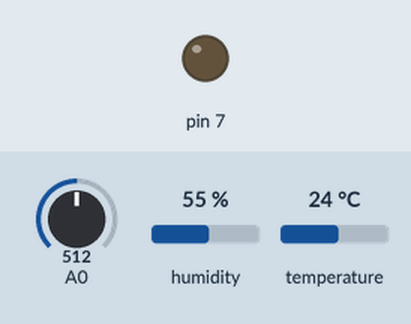
This sketch was run on a simulated Arduino Uno, built with avr-gcc and run on an emulated ATmega328P. Shown: output pins drawn as LEDs (lit = HIGH). The inputs (shaded band) are chosen by the test bench; at power-on: A0 = 512, humidity 55 %, temperature 24 °C. What the sketch prints to the serial monitor is not drawn.

Above: at 1.2 s.
1.3 s: A0 set to 357
2.8 s: A0 set to 330
At 3.7 s:
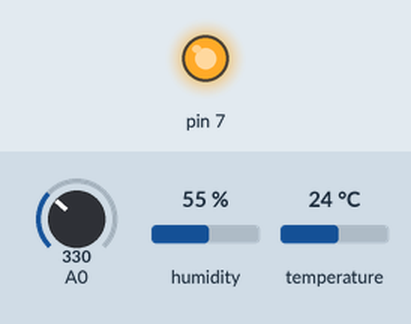
4.3 s: A0 set to 716
At 4.8 s:
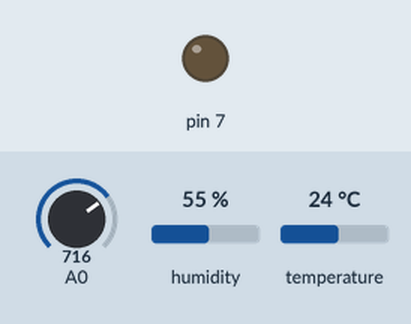
5.8 s: A0 set to 306
At 7.2 s:
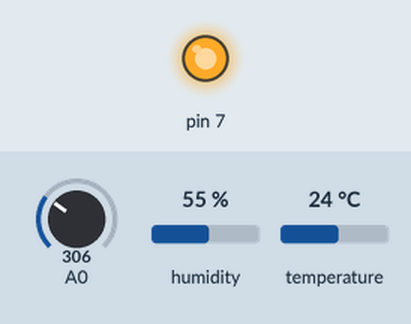
Timing chart, 0 to 8.3 s (numbered marks = the images above; inputs shaded):
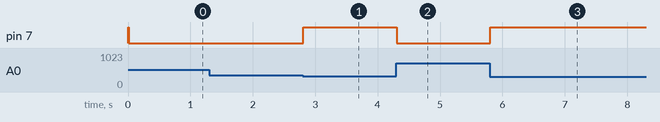

The sketch:

arduinoCode.ino
```cpp
#include <Wire.h>
#include <stdio.h>
#include <DHT.h>

String key[4]={"A","B","C","D"};
String valueSend[4]={"","----","",""};

String valueReceive[4]={"","","",""};

String myString="" ;
String sendVar ="";

String messg1;
String messg2;
String messg3;

float humd1 = 0.0 ,humd2 = 0.0 ,temp1 = 0.0 ,pourC;

unsigned char stat = 0 , usCmd = 0;
//________________________________CONFIGURATION ___________________________________________
#define DHTPIN 5
#define DHTTYPE DHT21
DHT dht(DHTPIN, DHTTYPE);
void setup() {
 //_____________________________CONFIGURATION OF GPIOs PINs _______________________________________
  pinMode(A0,INPUT);
  pinMode(5,INPUT);
  pinMode(7,OUTPUT);
  pinMode(9,INPUT);
 //_________join i2c bus with address 8___________________
 Wire.begin(8);
 //_________register receive event # register request event
 Wire.onReceive(receiveEvent);
 Wire.onRequest(requestEvent);
 //________start serial for debug________________________
 Serial.begin(115200);
}
void loop() {


  if (pourC < 50){
    digitalWrite(7,HIGH);
    stat = 1;
  }else{
    digitalWrite(7,LOW);
    stat = 0;
  }
  //-----------------------

 pourC = map(humd2,4,679,0,100) ;

 valueSend[0]= String(temp1) ;
 valueSend[1]= String(stat) ;
 valueSend[2]= String(humd1) ;
 valueSend[3]= String(pourC) ;
 Serial.print("temp1 = ");
 Serial.println(temp1);
 Serial.print("humd1 = ");
 Serial.println(humd1);
 Serial.print("humd2 = ");
 Serial.println(pourC);
  readSensor();
  myDecomposition(myString);
  if (messg1.length()>1){
    valueReceive[0] = messg1;
  }else if(messg2.length()>1){
    valueReceive[1] = messg2;
  }else if(messg3.length()>1){
    valueReceive[2] = messg3;
  }
  //Serial.print("messag1= ");
  //Serial.println(valueReceive[0]);
  //Serial.print("messag2= ");
  //Serial.println(valueReceive[1]);
  //Serial.print("messag3= ");
  //Serial.println(valueReceive[2]);

}

//____function that executes whenever data is received from master
void receiveEvent(int howMany) {
 myString="" ;
 while (0 <Wire.available()) {
    char c = Wire.read();
    myString +=c;
  }
  //Serial.println(myString);
}

//___function that executes whenever data is requested from master
void requestEvent() {
  for (int i = 0; i <4; i++) {
    sendVar = key[i];
    Wire.print(sendVar);
    sendVar = valueSend[i];
    Wire.print(sendVar);
  }
  sendVar ="E";
  Wire.print(sendVar);
}

void myDecomposition(String str){
    int pos1 = str.indexOf("/");
    int pos2 = str.indexOf("*");
    int pos3 = str.indexOf("+");
    int pos4 = str.indexOf("#");

    messg1 = str.substring(pos1+1,pos2);
    messg2 = str.substring(pos2+1,pos3);
    messg3 = str.substring(pos3+1,pos4);
}
void readSensor(){
  float h1 = dht.readHumidity();
  float h2 = analogRead(A0);
  float t1 = dht.readTemperature();
  if (isnan(h1)) {

  }else {
    humd1 = h1;
  }

  if (isnan(h2)) {

  }else {
    humd2 = h2 ;
  }

  if (isnan(t1)) {

  }else {
    temp1 = t1 ;
  }
}
```

Measured:
- the behaviour switches between 342 and 341 on A0 (found by bisection; images 0 and 1)
- after the input at 2.8 s, pin 7: LOW → HIGH at once
- after the input at 4.3 s, pin 7: HIGH → LOW at once
- after the input at 5.8 s, pin 7: LOW → HIGH at once
